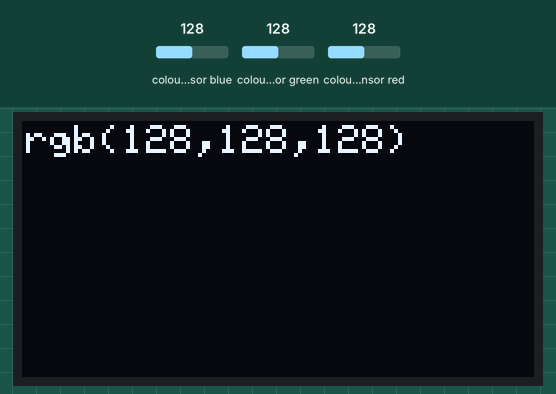
A sketch run on a simulated Arduino Uno, built with avr-gcc and run on an emulated ATmega328P. Parts: 128×64 one-colour display. The test bench sets the inputs (shaded band); at power-on: colour sensor blue 128, colour sensor green 128, colour sensor red 128. What the sketch prints to the serial monitor is not drawn.

Above: at 3.5 s.
3.6 s: colour sensor blue set to 5
At 8.1 s:
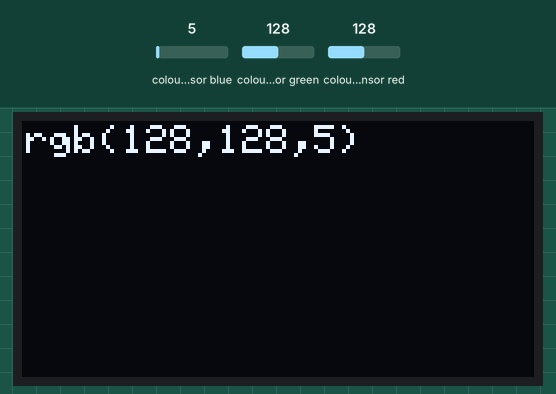
8.6 s: colour sensor green set to 5
At 11.4 s:
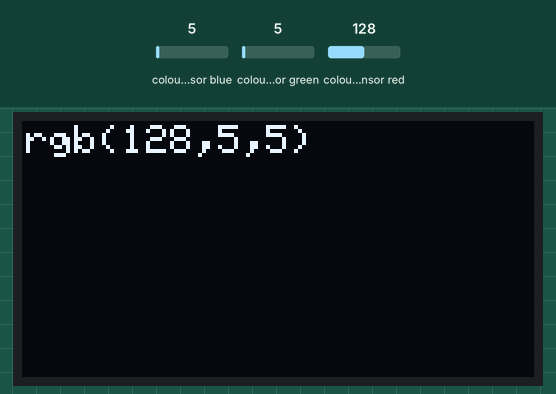
13.6 s: colour sensor red set to 5
At 16.0 s:
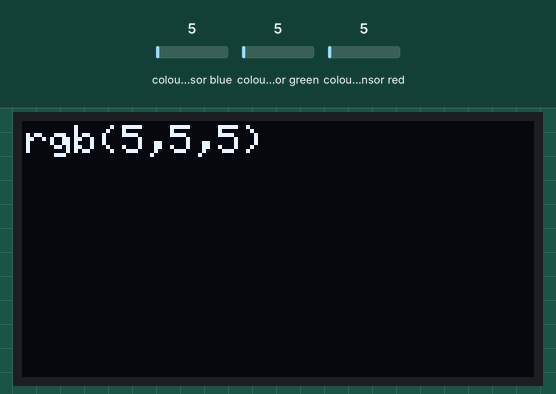
18.6 s: colour sensor blue set to 64
At 20.5 s:
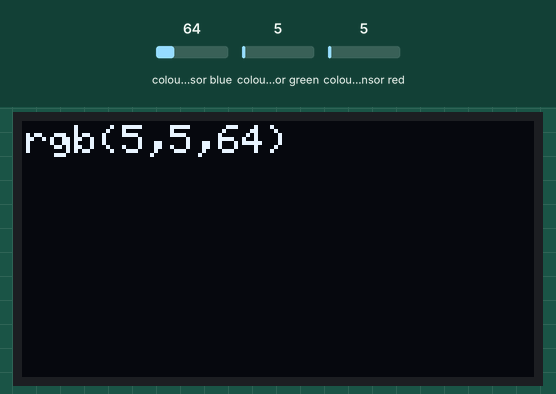
23.6 s: colour sensor green set to 64
At 28.4 s:
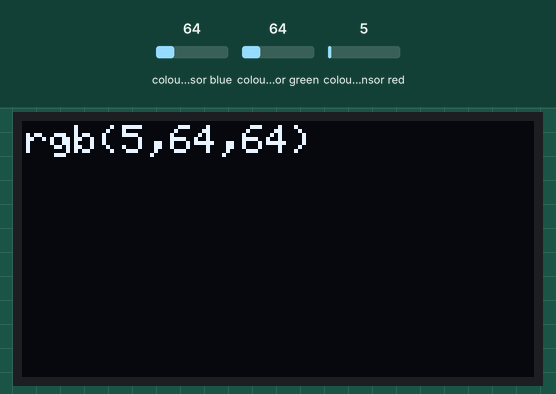
Timing chart, 0 to 29.8 s (numbered marks = the images above; inputs shaded):
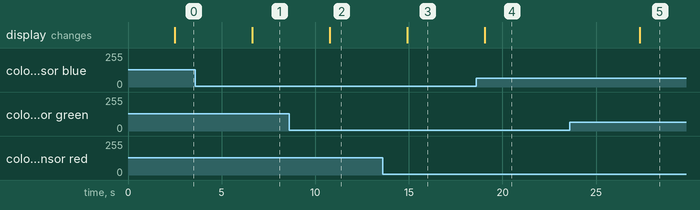

Measured:
- after the input at 3.6 s, the display: changes after 3.0 s (image 1)
- after the input at 8.6 s, the display: changes after 2.2 s (image 2)
- after the input at 13.6 s, the display: changes after 1.3 s (image 3)
- after the input at 18.6 s, the display: changes after 0.45 s (image 4)
- after the input at 23.6 s, the display: changes after 3.7 s (image 5)

The sketch:

Best_with_display.ino
```cpp
#include <Wire.h>
#include "Adafruit_TCS34725.h"
Adafruit_TCS34725 tcs = Adafruit_TCS34725(TCS34725_INTEGRATIONTIME_50MS,TCS34725_GAIN_4X);
#include <Adafruit_SSD1306.h>
#include <Adafruit_GFX.h>

// OLED display TWI address
#define OLED_ADDR   0x3C
Adafruit_SSD1306 display(-1);

#if (SSD1306_LCDHEIGHT != 64)
#error("Height incorrect, please fix Adafruit_SSD1306.h!");
#endif
void setup(void) {
  // put your setup code here, to run once:
  display.begin(SSD1306_SWITCHCAPVCC, OLED_ADDR);
  display.clearDisplay();
  display.display();
  Serial.begin(9600);
  delay(2000);
  Serial.println("Color detection Project");
  delay(200);
  Serial.println("Searching Sensor...");
  delay(100);
  if(tcs.begin()){
    Serial.println("Color Sensor Found");
  }
  else{
    Serial.print("Buffering");
    delay(1000);
    Serial.println("..");
    Serial.println("Check your wire");
    while(1){
      Serial.println("Try again");
      delay(5000);
    }
  }
}
void loop(void) {
  // put your main code here, to run repeatedly:
  float r,g,b;
  tcs.setInterrupt(false); //LED on
  delay(60);   //atleast 50milli Sec for Reading
  tcs.getRGB(&r,&g,&b);
  tcs.setInterrupt(true);  //LED off
  Serial.print("R: ");
  Serial.print(int(r));
  Serial.print("\t");
  Serial.print("G: ");
  Serial.print(int(g));
  Serial.print("\t");
  Serial.print("B: ");
  Serial.print(int(b));
  Serial.println("\t");
  Serial.print("rgb(");
  Serial.print(int(r));
  Serial.print(",");
  Serial.print(int(g));
  Serial.print(",");
  Serial.print(int(b));
  Serial.println(")");
  display.clearDisplay();
  display.setTextSize(1);
  display.setTextColor(WHITE);
  display.setCursor(1,1);  //49 colum, 1 row
  display.print("rgb(");
  display.print(int(r));
  display.print(",");
  display.print(int(g));
  display.print(",");
  display.print(int(b));
  display.println(")");
  display.display();
  delay(4000);
}
```
